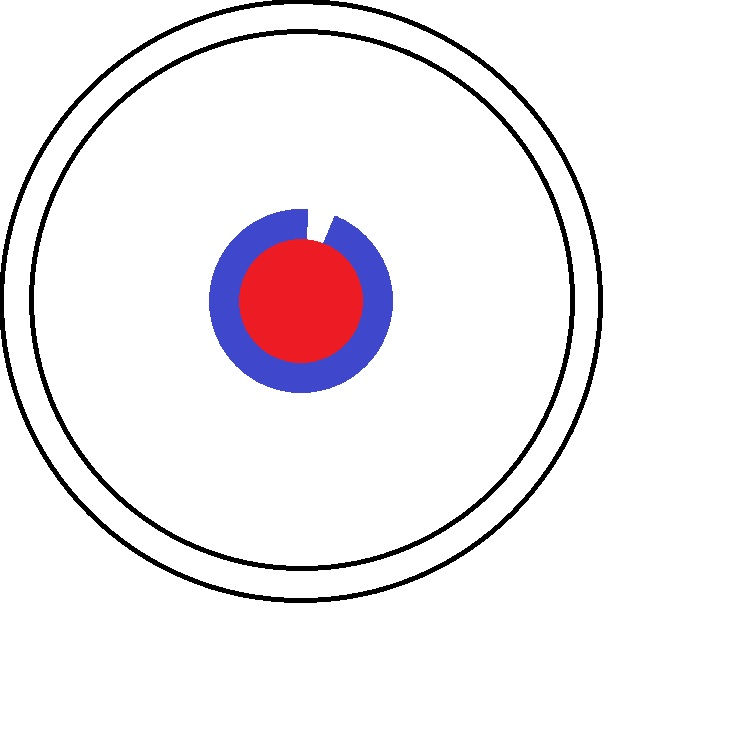
#> input picture example - 副本.jpg, 750 x 750 px, given in place of the camera
$ python demo.py
#> lines starting #> are read from the running program, lines starting #| are printed output that depends on the picture; after the words box and inside, x2 and y2 are one past the last pixel; in counts of white or black regions, pixels touching at a corner belong together
import cv2 as cv
import numpy as np
import math

PI = 3.14
# 红色通道阈值
MIN_RED = 180
# 蓝色通道阈值
MIN_BLUE = 180
# 其他通道阈值，实测约在100
MAX_OTHER = 150
# 白色通道阈值
MIN_WHITE = 150
# 黑色通道阈值
MAX_BLACK = 100
# 最小识别半径
MIN_RADIUS = 15
# 最小识别面积，过小无法提取信息
MIN_AREA = PI * MIN_RADIUS ** 2
# 最小圆度，过小纠偏后损失过多精度
MIN_CIRCULARITY = 0.7
# 最小凸度
MIN_CONVEXITY = 0.6
# 红圈红点阈值 < 1
RATIO_RED = 0.8
# 校验圈蓝点阈值 < 0.91
RATIO_BLUE = 0.7
# 校验圈白点阈值 < 0.09
RATIO_WHITE = 0.03
# 最大识别特征点数
MAX_FEATURES = 500
# 最小相似率
GOOD_MATCH_PERCENT = 0.15

# bgr类型识别，红r、蓝b、白w、黑d、其他o


# [128 lines left out: functions recoType, circlePointSet, baseCheck, alignImages, drawAlign, not called in this run]


# 帧处理
# 1、通过blobDetect找到圆心、半径
# 可能返回多个结果
# 2、对每一个结果手动校验baseCheck，蓝白环算点数调阈值
# 3、纠偏算法
# 4、尝试解码
# 返回值为灰度图、结果图；中间计算过程都直接打印在每一帧上；


def deal(frame):
    flag = False
    frameGray = cv.cvtColor(frame, cv.COLOR_BGR2GRAY)
    params = cv.SimpleBlobDetector_Params()
    # params.filterByArea = True
    # params.minArea = MIN_AREA
    params.filterByCircularity = True
    params.minCircularity = MIN_CIRCULARITY
    params.filterByConvexity = True
    params.minConvexity = MIN_CONVEXITY
    detector = cv.SimpleBlobDetector_create(params)
    keypoints = detector.detect(frame)
    redpoints = []
    # keypoint中有用的属性只有坐标pt和直径size
    # angle class_id octave pt response size
    # -1.0 -1 0 (361.3153076171875, 300.195556640625) 0.0 14.83292007446289
    for keypoint in keypoints:
        point = frame[int(keypoint.pt[1])][int(keypoint.pt[0])]
        if keypoint.size > MIN_RADIUS * 2 and recoType(point) == 'r' and baseCheck((keypoint.pt[1], keypoint.pt[0]), keypoint.size / 2, frame):
            # print(keypoint.pt[1], keypoint.pt[0])
            redpoints.append(keypoint)
            flag = True
            # 截取较小部分的图片
            cutRadius = int(keypoint.size * 10 / 3 / 2 * 1.1)
            cv.imwrite('part.png', frame[int(keypoint.pt[1]) - cutRadius : int(keypoint.pt[1]) + cutRadius, int(keypoint.pt[0]) - cutRadius : int(keypoint.pt[0]) + cutRadius])
    frameKeypoints = cv.drawKeypoints(frame, redpoints, np.array(
        []), (0, 0, 255), cv.DRAW_MATCHES_FLAGS_DRAW_RICH_KEYPOINTS)
    frameKeypoints = cv.drawKeypoints(frameKeypoints, redpoints, np.array(
        []), (0, 0, 255))
    frameCanny = cv.Canny(frame, 600, 100, 3)

    if flag:
        drawAlign()

    return frameGray, frameKeypoints, frameCanny, cv.cvtColor(frame, cv.COLOR_BGR2HLS), flag


def __main__():
    vid = cv.VideoCapture(0)
    vid.set(3, 1280)
    vid.set(4, 720)
    while vid.isOpened():
        ret, frame = vid.read()
#> frame is the input picture: shape (750, 750, 3); mean B, G, R 240.9, 237.5, 241.8
        frame = cv.flip(frame, 1)
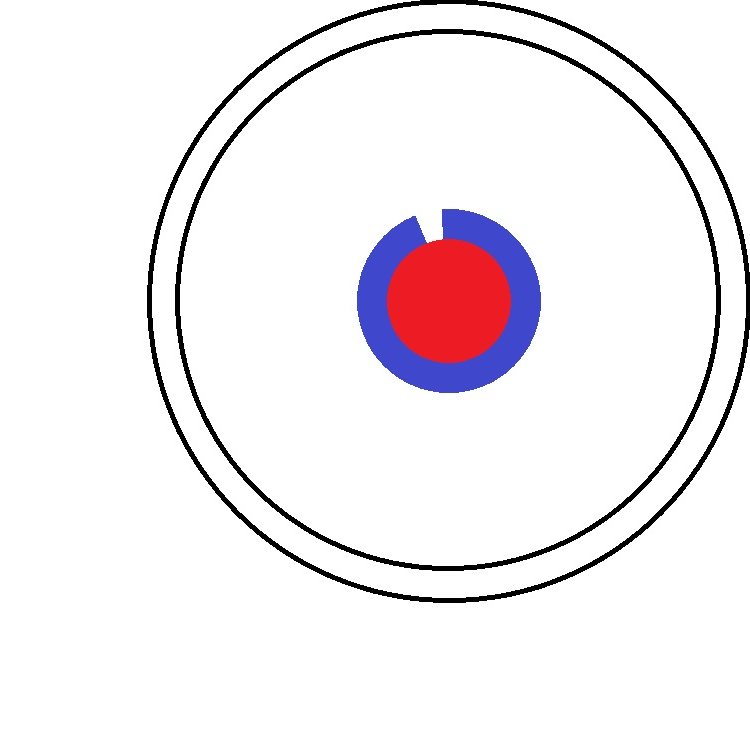
#> frame: shape (750, 750, 3); mean B, G, R 240.9, 237.5, 241.8

        frameGray, frameDetect, frameCanny, frameHsv, flag = deal(frame)
#> in deal, `frameGray = cv.cvtColor(frame, cv.COLOR_BGR2GRAY)`:
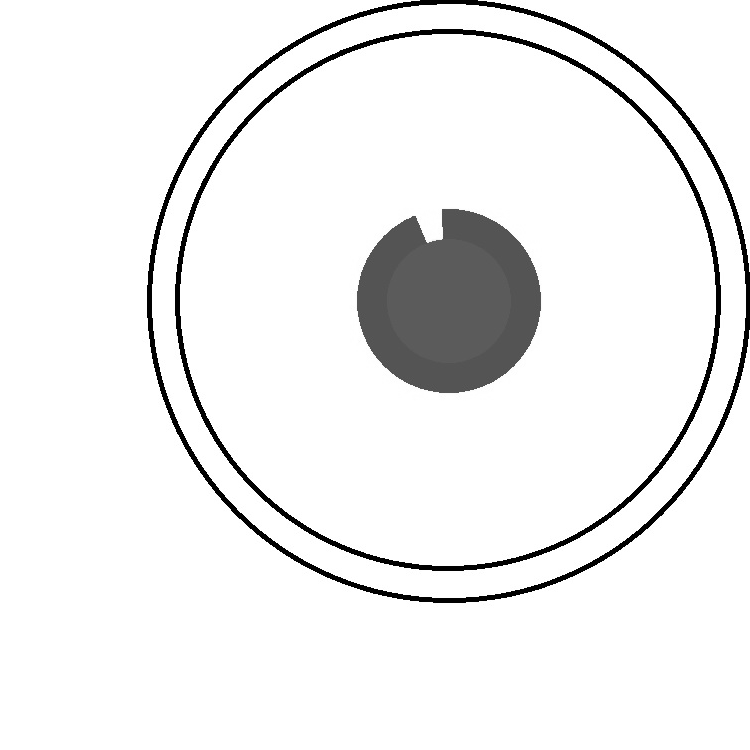
#> frameGray: shape (750, 750); min 0, max 255, mean 239.2
#> in deal, `keypoints = detector.detect(frame)`: keypoints = ()
#> after the loop in deal, `for keypoint in keypoints:`: redpoints = []
#> in deal, `frameCanny = cv.Canny(frame, 600, 100, 3)`:
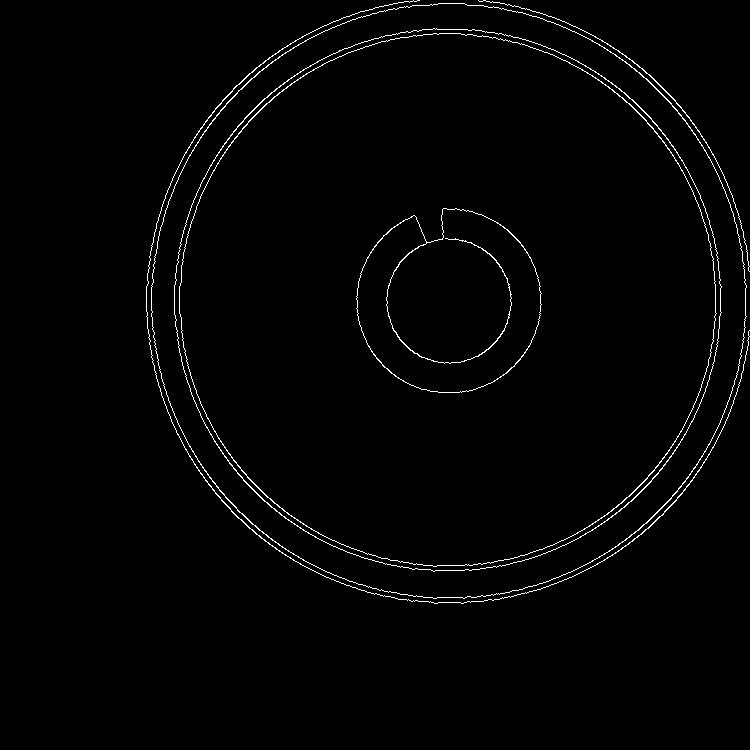
#> frameCanny: shape (750, 750); 1.5% white in thin lines or dots, all inside (x1, y1, x2, y2) = (146, 0, 750, 604)
#> frameHsv: shape (750, 750, 3); mean of channels 0, 1, 2 7.5, 241.2, 10.4
#> flag = False

        # cv.imshow('vidgrey', frameGray)
        cv.imshow('viddetect', frameDetect)
        # cv.imshow('vidcanny', frameCanny)
        # cv.imshow('vidhsv', frameHsv)

        if flag:
            cv.imwrite('red.png', frame)
            cv.waitKey(0)

        waitKey = cv.waitKey(1)
#> (key q is pressed here)

        if waitKey & 0xFF == ord('q'):
            cv.destroyAllWindows()
            break
        elif waitKey & 0xFF == ord('c'):
            cv.imwrite('cut.png', frame)
            cv.waitKey(0)


__main__()
